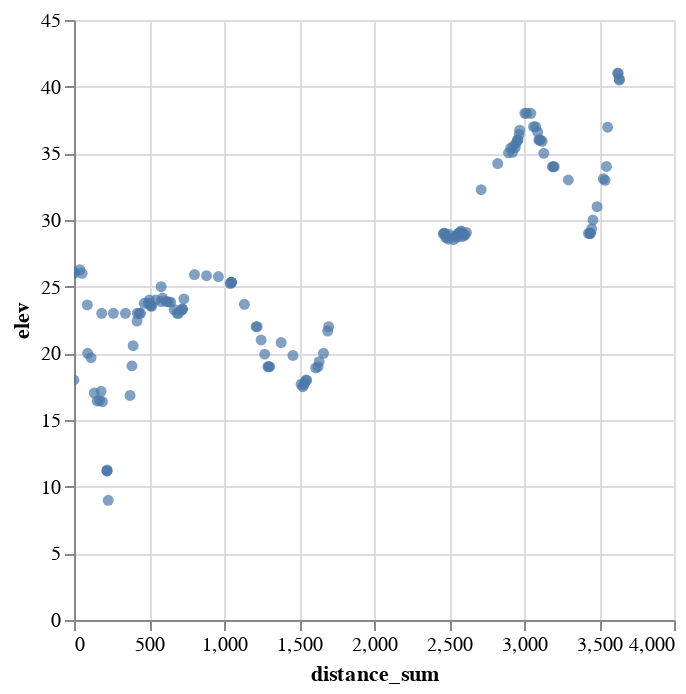

Here is the notebook cell this chart was saved with:
### Code cell
#review the bridge
alt.Chart(df_walk_riverside).mark_circle(size=30).encode(
    x='distance_sum',
    y='elev',
    #color='slope',
    tooltip=['lat', 'long', 'slope_angle']
).interactive()

### Figure 1 — Vega-Lite specification as saved in the notebook (floating-point values rounded to 4 significant figures; data arrays with more than 128 entries replaced by an {"elided": "..."} marker saying what was removed)
{"config": {"view": {"continuousWidth": 300, "continuousHeight": 300}}, "data": {"name": "data-513530e63e8de0c6717d1aa3fc8e427f"}, "mark": {"type": "circle", "size": 30}, "encoding": {"tooltip": [{"field": "lat", "type": "quantitative"}, {"field": "long", "type": "quantitative"}, {"field": "slope_angle", "type": "quantitative"}], "x": {"field": "distance_sum", "type": "quantitative"}, "y": {"field": "elev", "type": "quantitative"}}, "params": [{"name": "param_20", "select": {"type": "interval", "encodings": ["x", "y"]}, "bind": "scales"}], "$schema": "https://vega.github.io/schema/vega-lite/v5.8.0.json", "datasets": {"data-513530e63e8de0c6717d1aa3fc8e427f": {"elided": "138 records"}}}
